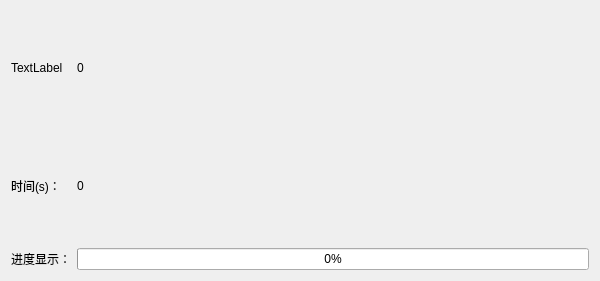
<?xml version="1.0" encoding="UTF-8"?>
<ui version="4.0">
 <class>DialogWaitingClass</class>
 <widget class="QDialog" name="DialogWaitingClass">
  <property name="geometry">
   <rect>
    <x>0</x>
    <y>0</y>
    <width>600</width>
    <height>281</height>
   </rect>
  </property>
  <property name="windowTitle">
   <string>DialogWaiting</string>
  </property>
  <layout class="QGridLayout" name="gridLayout">
   <item row="1" column="0">
    <widget class="QLabel" name="labeltime">
     <property name="text">
      <string>时间(s)：</string>
     </property>
    </widget>
   </item>
   <item row="0" column="1">
    <widget class="QLabel" name="labelinfor">
     <property name="text">
      <string>0</string>
     </property>
    </widget>
   </item>
   <item row="1" column="1">
    <widget class="QLabel" name="labeltimevalue">
     <property name="text">
      <string>0</string>
     </property>
    </widget>
   </item>
   <item row="0" column="0">
    <widget class="QLabel" name="labelpic">
     <property name="text">
      <string>TextLabel</string>
     </property>
    </widget>
   </item>
   <item row="2" column="1">
    <widget class="QProgressBar" name="progressBar">
     <property name="value">
      <number>0</number>
     </property>
    </widget>
   </item>
   <item row="2" column="0">
    <widget class="QLabel" name="labelprogress">
     <property name="text">
      <string>进度显示：</string>
     </property>
    </widget>
   </item>
  </layout>
 </widget>
 <layoutdefault spacing="6" margin="11"/>
 <resources/>
 <connections/>
</ui>
